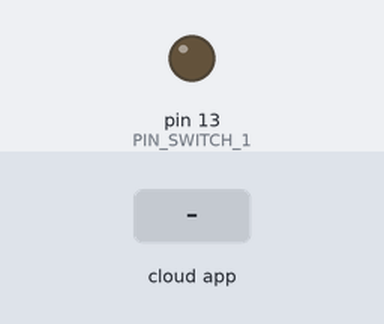
Bench run of a sketch on a simulated Arduino Uno, built with avr-gcc and run on an emulated ATmega328P. Parts: output pins drawn as LEDs (lit = HIGH). The inputs (shaded band) are chosen by the test bench. The RemoteXY app is connected.

Above: at 1.2 s.
1.3 s: the phone or cloud app sets switch_1 to 1
At 2.1 s:
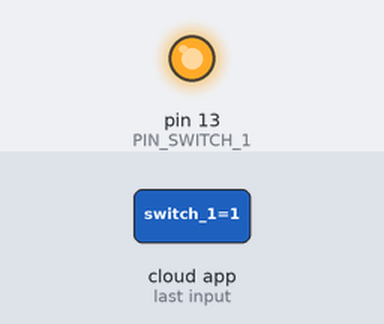
2.8 s: the phone or cloud app sets switch_1 to 0
At 3.3 s:
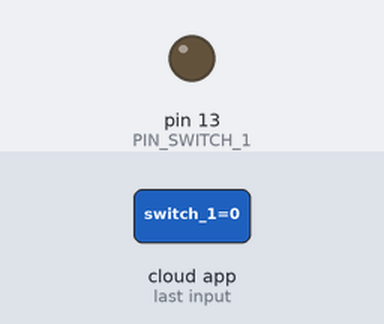
Timing chart, 0 to 5.8 s (numbered marks = the images above; inputs shaded):
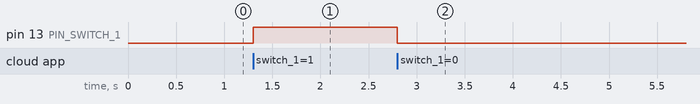

Measured:
- after the input at 1.3 s, pin 13 (PIN_SWITCH_1): LOW → HIGH at once
- after the input at 2.8 s, pin 13 (PIN_SWITCH_1): HIGH → LOW at once

The sketch:

remotexyhomeaytomation.ino
```cpp
#define REMOTEXY_MODE__HARDSERIAL

#include <RemoteXY.h>

#define REMOTEXY_SERIAL Serial
#define REMOTEXY_SERIAL_SPEED 9600
#define REMOTEXY_ACCESS_PASSWORD "12345"


#pragma pack(push, 1)
uint8_t RemoteXY_CONF[] =
  { 255,2,0,0,0,37,0,8,13,1,
  2,1,17,22,22,11,2,26,31,31,
  79,78,0,79,70,70,0,2,1,18,
  59,22,11,2,26,16,125,79,78,0,
  79,70,70,0 };

// this structure defines all the variables of your control interface
struct {

    // input variable
  uint8_t switch_1; // =1 if switch ON and =0 if OFF
  uint8_t switch_2; // =1 if switch ON and =0 if OFF

    // other variable
  uint8_t connect_flag;  // =1 if wire connected, else =0

} RemoteXY;
#pragma pack(pop)

#define PIN_SWITCH_1 13
#define PIN_SWITCH_2 12


void setup()
{
  RemoteXY_Init ();

  pinMode (PIN_SWITCH_1, OUTPUT);

  // TODO you setup code

}

void loop()
{
  RemoteXY_Handler ();

  digitalWrite(PIN_SWITCH_1, (RemoteXY.switch_1==0)?LOW:HIGH);
  digitalWrite(PIN_SWITCH_2, (RemoteXY.switch_2==0)?LOW:HIGH);

  // TODO you loop code
  // use the RemoteXY structure for data transfer


}
```
